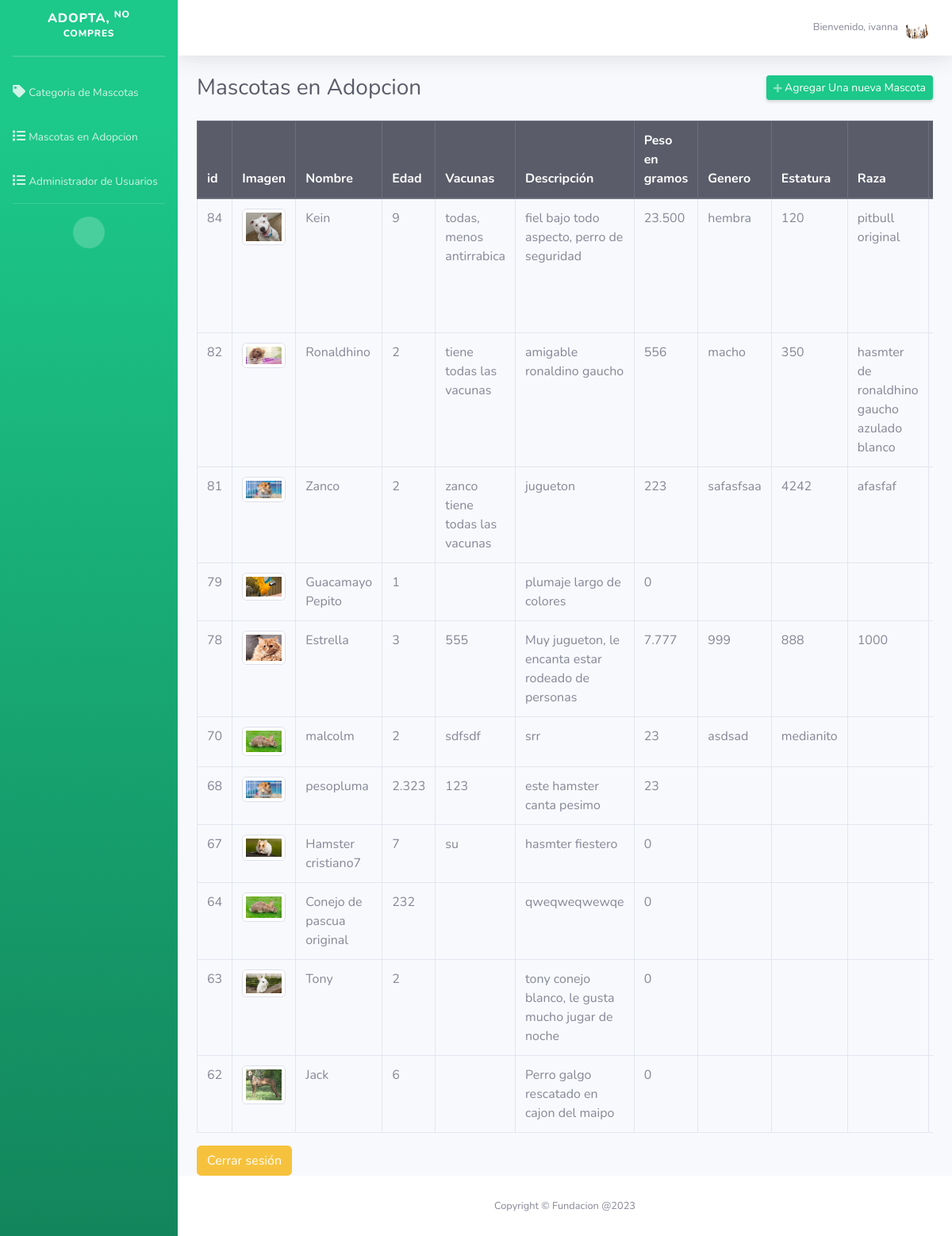
The page /Administrador/mascotas.php (signed in) on the database its author committed.
### tables this page shows
CREATE TABLE `mascotas` (
  `id` int(100) NOT NULL,
  `nombre` varchar(255) NOT NULL,
  `edad` int(3) NOT NULL,
  `vacunas` varchar(200) NOT NULL,
  `descripcion` text NOT NULL,
  `peso_gramos` int(5) NOT NULL,
  `estatura` varchar(40) NOT NULL,
  `raza` varchar(100) NOT NULL,
  `genero` varchar(40) NOT NULL,
  `imagen` varchar(50) NOT NULL,
  `id_categoria` int(100) NOT NULL,
  `especie` varchar(100) NOT NULL
);

### Administrador/mascotas.php (the view, shortened to what this page needs)
<?php
include("header.php"); ?>
<div class="d-sm-flex align-items-center justify-content-between mb-4">
    <h1 class="h3 mb-0 text-gray-800">Mascotas en Adopcion</h1>
    <a href="#" class="d-none d-sm-inline-block btn btn-sm btn-success shadow-sm" id="abrirProducto"><i class="fas fa-plus fa-sm text-white-50"></i> Agregar Una nueva Mascota</a>
</div>
<div class="row">
    <div class="col-md-12">
        <div class="table-responsive">
            <table class="table table-hover table-bordered" style="width: 100%;">
                <thead class="thead-dark">
                    <tr>
                        <th>id</th>
                        <th>Imagen</th>
                        <th>Nombre</th>
                        <th>Edad</th>
                        <th>Vacunas</th>
                        <th>Descripción</th>
                        <th>Peso en gramos</th>
                        <th>Genero</th>
                        <th>Estatura</th>
                        <th>Raza</th>
                        <th>Especie</th>
                    </tr>
                </thead>
                <body>
                    <?php
                    $query = mysqli_query($coneccion, "SELECT p.*, c.id AS id_cat, c.categoria FROM mascotas p INNER JOIN categorias c ON c.id = p.id_categoria ORDER BY p.id DESC");
                    while ($data = mysqli_fetch_assoc($query)) { ?>
                        <tr>
                            <td><?php echo $data['id']; ?></td>
                            <td><img  id="imagenproducto" class="img-thumbnail" src="../img/<?php echo $data['imagen']; ?>"></td>
                            <td><?php echo $data['nombre']; ?></td>
                            <td><?php echo number_format($data['edad'], 0, ',', '.' ); ?></td>
                            <td><?php echo $data['vacunas']; ?></td>
                            <td><?php echo $data['descripcion'];  ?></td>
                            <td><?php echo number_format($data['peso_gramos'], 0, ',', '.'); ?></td>
                            <td><?php echo $data['genero']; ?></td>
                            <td><?php echo $data['estatura']; ?></td>
                            <td><?php echo $data['raza']; ?></td>
                            <td><?php echo $data['especie']; ?></td>
                        </tr>
                    <?php } ?>
            </table>
        </div>
    </div>
</div>
<a class="btn btn-warning" href="../cerrar_sesion.php">Cerrar sesión</a>
<?php include("footer.php"); ?>

### rows shown on the page
mascotas: id "84", imagen (picture), nombre "Kein", edad "9", vacunas "todas, menos antirrabica", descripcion "fiel bajo todo aspecto, perro de seguridad", peso_gramos "23.500", genero "hembra", estatura "120", raza "pitbull original"
mascotas: id "82", imagen (picture), nombre "Ronaldhino", edad "2", vacunas "tiene todas las vacunas", descripcion "amigable ronaldino gaucho", peso_gramos "556", genero "macho", estatura "350", raza "hasmter de ronaldhino gaucho azulado blanco"
mascotas: id "81", imagen (picture), nombre "Zanco", edad "2", vacunas "zanco tiene todas las vacunas", descripcion "jugueton", peso_gramos "223", genero "safasfsaa", estatura "4242", raza "afasfaf"
mascotas: id "79", imagen (picture), nombre "Guacamayo Pepito", edad "1", descripcion "plumaje largo de colores", peso_gramos "0"
mascotas: id "78", imagen (picture), nombre "Estrella", edad "3", vacunas "555", descripcion "Muy jugueton, le encanta estar rodeado de personas", peso_gramos "7.777", genero "999", estatura "888", raza "1000"
mascotas: id "70", imagen (picture), nombre "malcolm", edad "2", vacunas "sdfsdf", descripcion "srr", peso_gramos "23", genero "asdsad", estatura "medianito"
mascotas: id "68", imagen (picture), nombre "pesopluma", edad "2.323", vacunas "123", descripcion "este hamster canta pesimo", peso_gramos "23"
mascotas: id "67", imagen (picture), nombre "Hamster cristiano7", edad "7", vacunas "su", descripcion "hasmter fiestero", peso_gramos "0"
mascotas: id "64", imagen (picture), nombre "Conejo de pascua original", edad "232", descripcion "qweqweqwewqe", peso_gramos "0"
mascotas: id "63", imagen (picture), nombre "Tony", edad "2", descripcion "tony conejo blanco, le gusta mucho jugar de noche", peso_gramos "0"
mascotas: id "62", imagen (picture), nombre "Jack", edad "6", descripcion "Perro galgo rescatado en cajon del maipo", peso_gramos "0"

### other values the page prints
$_SESSION['usuario'] "ivanna"
